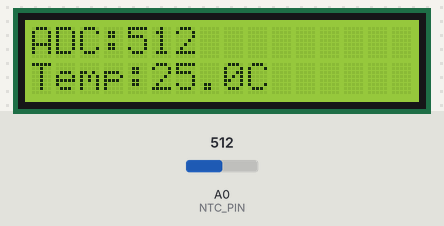
Recording of a program running on a simulated Arduino Mega 2560, built with avr-gcc and run on an emulated ATmega2560. Parts: 16×2 character LCD. The test bench sets the inputs (shaded band); at power-on: A0 (NTC_PIN) = 512. What the program prints to the serial monitor is not drawn.

Above: at 1.2 s.
1.3 s: A0 (NTC_PIN) set to 716
At 2.6 s:
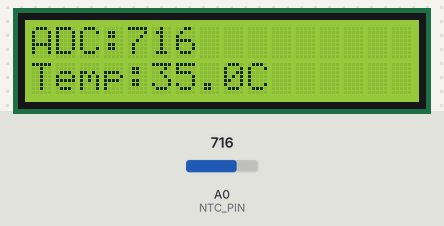
3.0 s: A0 (NTC_PIN) set to 900
At 3.8 s:
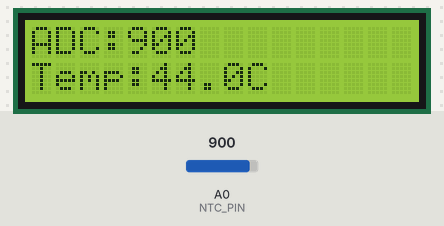
4.5 s: A0 (NTC_PIN) set to 1023
At 5.4 s:
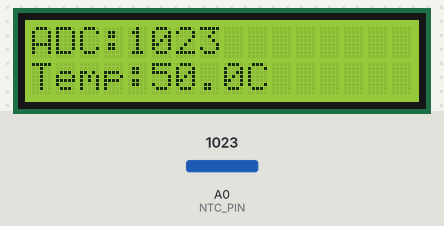
Timing chart, 0 to 7.5 s (numbered marks = the images above; inputs shaded):
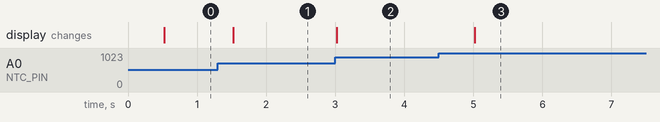

The program:

main.cpp
```cpp
#include <Arduino.h>

#include "ntc_sensor/NTCSensor.h"
#include "lcd_display/LCDDisplay.h"

#define NTC_PIN A0
#define LCD_ADDR 0x27
#define LCD_COLS 16
#define LCD_ROWS 2

const unsigned long ACQ_PERIOD = 200;
const unsigned long REPORT_PERIOD = 500;

NTCSensor ntc(NTC_PIN);
LCDDisplay lcd(LCD_ADDR, LCD_COLS, LCD_ROWS);

int latestADC = 0;
float latestTemp = 0.0;

unsigned long lastAcq = 0;
unsigned long lastReport = 0;

void setup() {
    Serial.begin(9600);
    lcd.begin();
}

void loop() {
    unsigned long now = millis();

    if (now - lastAcq >= ACQ_PERIOD) {
        lastAcq = now;

        latestADC = ntc.readADC();
        latestTemp = ntc.readTemperature();
    }

    if (now - lastReport >= REPORT_PERIOD) {
        lastReport = now;

        Serial.print("ADC: ");
        Serial.print(latestADC);
        Serial.print(" | Temp: ");
        Serial.print(latestTemp, 1);
        Serial.println(" C");

        lcd.clear();
        lcd.printLine(0, "ADC:" + String(latestADC));
        lcd.printLine(1, "Temp:" + String(latestTemp, 1) + "C");
    }
}
```

NTCSensor.cpp
```cpp
#include "NTCSensor.h"

NTCSensor::NTCSensor(uint8_t pin, float vref, float adcResolution) {
    this->pin = pin;
    this->vref = vref;
    this->adcResolution = adcResolution;
}

int NTCSensor::readADC() {
    return analogRead(pin);
}

float NTCSensor::readVoltage() {
    int adcVal = readADC();
    return (adcVal / adcResolution) * vref;
}

float NTCSensor::readTemperature() {
    float voltage = readVoltage();

    // Example: 0-5V -> 0-50°C, adjust according to the sensor
    return (voltage / vref) * 50.0;
}
```

NTCSensor.h
```cpp
#ifndef NTC_SENSOR_H
#define NTC_SENSOR_H

#include <Arduino.h>

class NTCSensor {
private:
    uint8_t pin;
    float vref;
    float adcResolution;

public:
    NTCSensor(uint8_t pin, float vref = 5.0, float adcResolution = 1023.0);

    int readADC();
    float readVoltage();
    float readTemperature();
};

#endif
```

LCDDisplay.cpp
```cpp
#include "LCDDisplay.h"

LCDDisplay::LCDDisplay(uint8_t addr, uint8_t cols, uint8_t rows)
    : lcd(addr, cols, rows) {}

void LCDDisplay::begin() {
    lcd.init();
    lcd.backlight();
    lcd.clear();
}

void LCDDisplay::clear() {
    lcd.clear();
}

void LCDDisplay::printLine(uint8_t row, const String &text) {
    lcd.setCursor(0, row);
    lcd.print(text);
}
```

LCDDisplay.h
```cpp
#ifndef LCD_DISPLAY_H
#define LCD_DISPLAY_H

#include <LiquidCrystal_I2C.h>

class LCDDisplay {
private:
    LiquidCrystal_I2C lcd;

public:
    LCDDisplay(uint8_t addr, uint8_t cols, uint8_t rows);

    void begin();
    void clear();
    void printLine(uint8_t row, const String &text);
};

#endif
```

Measured:
- after the input at 1.3 s, the display: changes after 0.22 s (image 1)
- after the input at 3.0 s, the display: changes at once (image 2)
- after the input at 4.5 s, the display: changes after 0.52 s (image 3)
